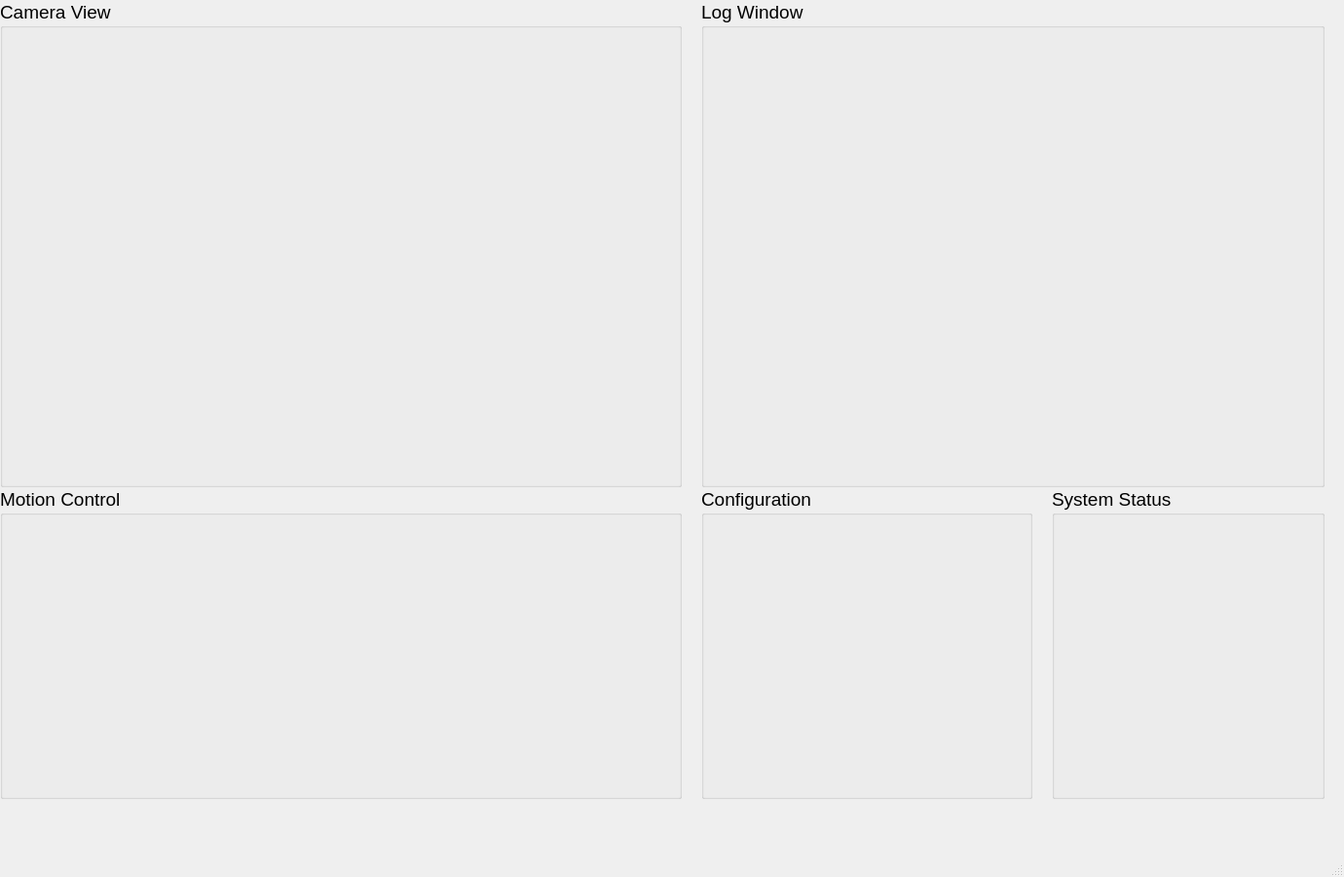
<?xml version="1.0" encoding="UTF-8"?>
<ui version="4.0">
 <class>MainWindow</class>
 <widget class="QMainWindow" name="MainWindow">
  <property name="geometry">
   <rect>
    <x>0</x>
    <y>0</y>
    <width>1380</width>
    <height>900</height>
   </rect>
  </property>
  <property name="windowTitle">
   <string>MainWindow</string>
  </property>
  <widget class="QWidget" name="centralwidget">
   <widget class="QGroupBox" name="groupBox_CameraView">
    <property name="geometry">
     <rect>
      <x>0</x>
      <y>0</y>
      <width>700</width>
      <height>500</height>
     </rect>
    </property>
    <property name="font">
     <font>
      <pointsize>14</pointsize>
     </font>
    </property>
    <property name="title">
     <string>Camera View</string>
    </property>
   </widget>
   <widget class="QGroupBox" name="groupBox_MotionControl">
    <property name="geometry">
     <rect>
      <x>0</x>
      <y>500</y>
      <width>700</width>
      <height>320</height>
     </rect>
    </property>
    <property name="font">
     <font>
      <pointsize>14</pointsize>
     </font>
    </property>
    <property name="title">
     <string>Motion Control</string>
    </property>
   </widget>
   <widget class="QGroupBox" name="groupBox_LogWindow">
    <property name="geometry">
     <rect>
      <x>720</x>
      <y>0</y>
      <width>640</width>
      <height>500</height>
     </rect>
    </property>
    <property name="font">
     <font>
      <pointsize>14</pointsize>
     </font>
    </property>
    <property name="title">
     <string>Log Window</string>
    </property>
   </widget>
   <widget class="QGroupBox" name="groupBox_Configuration">
    <property name="geometry">
     <rect>
      <x>720</x>
      <y>500</y>
      <width>340</width>
      <height>320</height>
     </rect>
    </property>
    <property name="font">
     <font>
      <pointsize>14</pointsize>
     </font>
    </property>
    <property name="title">
     <string>Configuration</string>
    </property>
   </widget>
   <widget class="QGroupBox" name="groupBox_SystemStatus">
    <property name="geometry">
     <rect>
      <x>1080</x>
      <y>500</y>
      <width>280</width>
      <height>320</height>
     </rect>
    </property>
    <property name="font">
     <font>
      <pointsize>14</pointsize>
     </font>
    </property>
    <property name="title">
     <string>System Status</string>
    </property>
   </widget>
  </widget>
  <widget class="QMenuBar" name="menubar">
   <property name="geometry">
    <rect>
     <x>0</x>
     <y>0</y>
     <width>1380</width>
     <height>22</height>
    </rect>
   </property>
  </widget>
  <widget class="QStatusBar" name="statusbar"/>
 </widget>
 <resources/>
 <connections/>
</ui>
